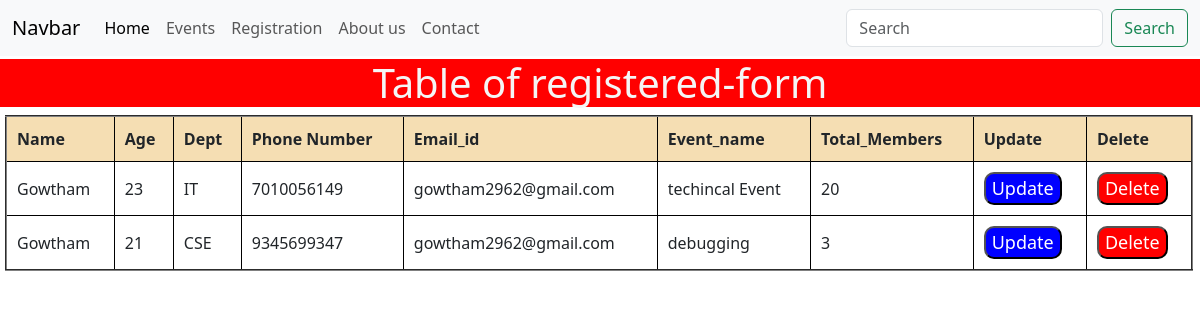
Screenshot of /table/ with the database file from the repository.
### app/models.py (models this page shows, shortened)
class product(models.Model):
    name=models.CharField(max_length=100,null=True)
    age=models.IntegerField(null=True)
    phone_Number=models.BigIntegerField(null=True)
    dept=models.CharField(max_length=100,null=True)
    Email_id=models.CharField(max_length=100,null=True)
    Event_name=models.CharField(max_length=100,null=True)
    tot_members=models.IntegerField(null=True)

### app/views.py (the view)
# urls.py: path("table/",views.table),
def table(req):
    context={
        "allproduct":product.objects.all()
    }
    return render(req,"table.html",context)

### app/Templates/table.html (shortened to what this page needs)
{% extends "base.html" %}
{% block content %}
<h1>Table of registered-form</h1>
<table border="2" cellpadding="10" cellspacing="10" style="margin-left: 5px;">
    <tr>
        <thead >
            <th>Name</th>
            <th>Age</th>
            <th>Dept</th>
            <th>Phone Number</th>
            <th>Email_id</th>
            <th>Event_name</th>
            <th>Total_Members</th>
            <th>Update</th>
            <th>Delete</th>
        </thead>
        <tbody>
            {% for p in allproduct %}
            <tr>
                <td>{{p.name}}</td>
                <td>{{p.age}}</td>
                <td>{{p.dept}}</td>
                <td>{{p.phone_Number}}</td>
                <td>{{p.Email_id}}</td>
               <td>{{p.Event_name}}</td>
               <td>{{p.tot_members}}</td>
               <td>
                <a href="{% url 'tableupdate' p.id %}">
                    <button id="u">Update</button>
                 </a>
                </td>
               <td>
                <a href="{% url  'tabledelete' p.id %}">
                    <button id="d">Delete</button>
                </a>
               </td>
            </tr>
            {% endfor %}
        </tbody>
    </tr>
</table>
{% endblock %}

### app/Templates/base.html (shortened to what this page needs)
<!DOCTYPE html>
<html lang="en">
<head>
    {% load bootstrap5 %}
    {% bootstrap_css %}
</head>
<body>
{% include 'nav.html' %}
{% block content %}
{% endblock %}
</body>
</html>

### app/Templates/nav.html (shortened to what this page needs)
<nav class="navbar navbar-expand-lg bg-body-tertiary bg-dark">
    <div class="container-fluid">
      <a class="navbar-brand" href="/admin">Navbar</a>
      <div class="collapse navbar-collapse" id="navbarSupportedContent">
        <ul class="navbar-nav me-auto mb-2 mb-lg-0">
          <li class="nav-item">
            <a class="nav-link active" aria-current="page" href="/home">Home</a>
          </li>
          <li class="nav-item">
            <a class="nav-link " href="/events">Events</a>
          </li>
          <li class="nav-item">
            <a class="nav-link" href="/register">Registration</a>
          </li>
          <li class="nav-item">
            <a class="nav-link" href="/index">About us</a>
          </li>
          <li class="nav-item">
            <a class="nav-link" href="/contact">Contact</a>
          </li>
        </ul>
        <form class="d-flex" role="search">
          <input class="form-control me-2" type="search" placeholder="Search" aria-label="Search">
          <button class="btn btn-outline-success" type="submit">Search</button>
        </form>
      </div>
    </div>
  </nav>

### app/Templates/table.html (style rules this page uses)
th,td { border: 1px solid black; }
h1 { background-color: red; margin-top: 0.25%; text-align: center; color: whitesmoke; }
table,thead,tbody { margin-left: 20%; width: 99%; }
th { background-color: wheat; }
#u { background-color: blue; color: white; border-radius: 10px; transition: 0.2s ease-out 0.2s; }
#d { background-color:red; color: white; border-radius: 10px; }
button { font-size: 18px; }

### rows the page displays
product: name "Gowtham", age "23", dept "IT", phone_Number "7010056149", Email_id "gowtham2962@gmail.com", Event_name "techincal Event", tot_members "20"
product: name "Gowtham", age "21", dept "CSE", phone_Number "9345699347", Email_id "gowtham2962@gmail.com", Event_name "debugging", tot_members "3"
